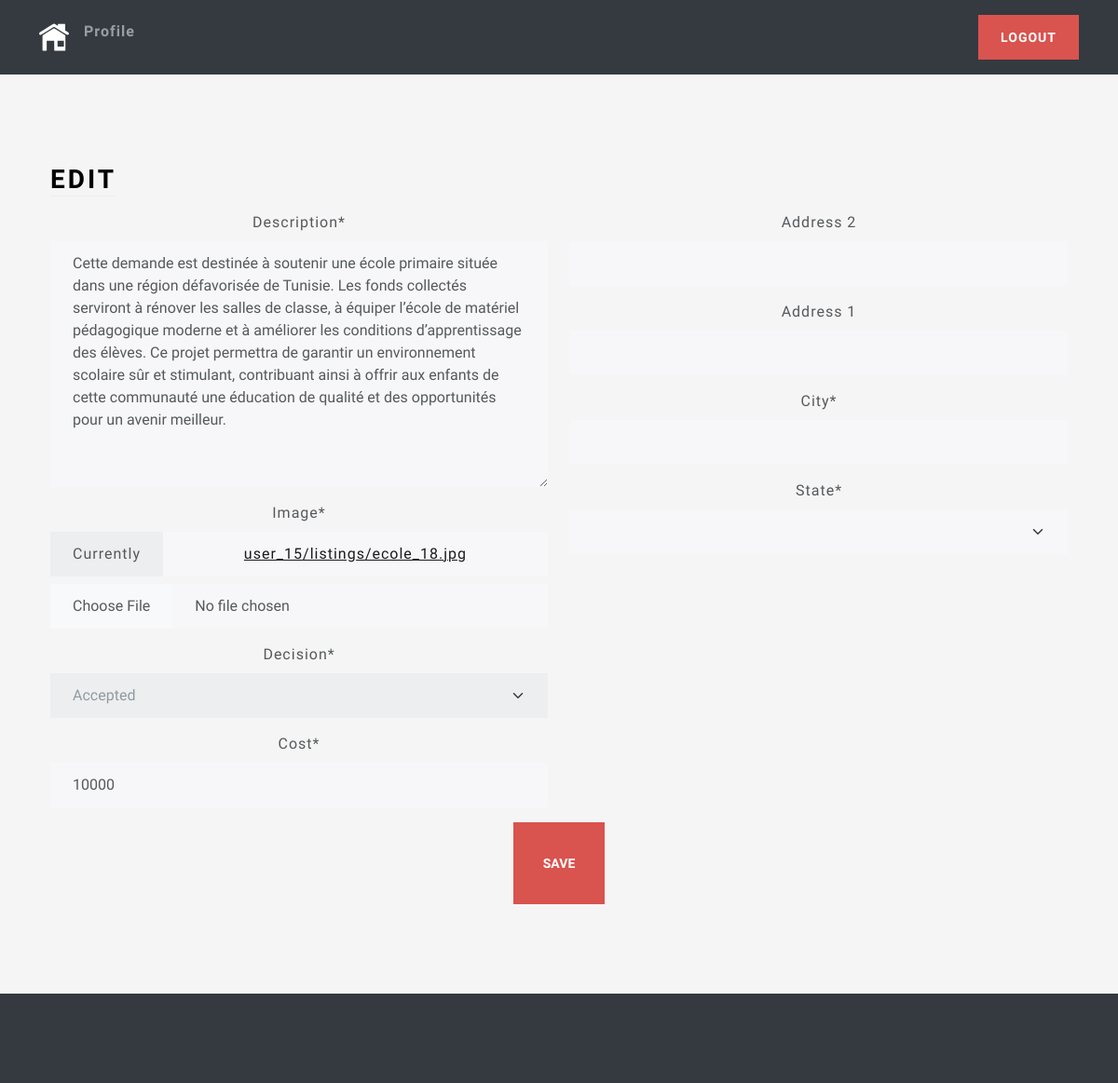
The page /listing/0ee1715ff25a4c7d92a3b40787040786/edit/ (signed in) on the database its author committed.
### main/models.py (models this page shows, shortened)
class Listing(models.Model):
    id = models.UUIDField(primary_key=True, default=uuid.uuid4, unique=True, editable=False)
    created_at = models.DateTimeField(auto_now_add=True)
    updated_at = models.DateTimeField(auto_now=True)
    seller = models.ForeignKey(Profile, on_delete=models.CASCADE)
    brand = models.CharField(max_length=24)
    model = models.CharField(max_length=17)
    vin= models.CharField(max_length=17)
    mileage = models.IntegerField(default=0)
    color = models.CharField(max_length=17)
    description = models.TextField()
    engine = models.CharField(max_length=17)
    transmission = models.CharField(max_length=17)
    location = models.OneToOneField(Location,on_delete=models.SET_NULL,null=True)
    image = models.ImageField(upload_to=user_listing_path)
    decision = models.CharField(max_length=50, choices=DECISION_CHOICES, default='pending')
    cost = models.IntegerField(default=0)

### main/views.py (the view)
# urls.py: path("listing/<str:id>/edit/", edit_view,name='edit'),
@login_required
def edit_view(request, id):
    try:
        listing = Listing.objects.get(id=id)
        if request.method == 'POST':
            listing_form = ListingForm(request.POST, request.FILES, instance=listing, user=request.user)
            location_form = LocationForm(request.POST, instance=listing.location)
            if listing_form.is_valid() and location_form.is_valid():
                listing_form.save()  # Save the listing form
                location_form.save()  # Save the location form
                messages.info(request, f'Listing {id} updated successfully!')
                return redirect('home')
            else:
                messages.error(request, 'An error occurred while trying to edit the listing.')
        else:
            listing_form = ListingForm(instance=listing, user=request.user)  # Pass user here
            location_form = LocationForm(instance=listing.location)
        context = {
            'location_form': location_form,
            'listing_form': listing_form,
        }
        return render(request, 'views/edit.html', context)
    except Exception as e:
        messages.error(request, f'An error occurred while trying to access the edit page: {e}')
        return redirect('home')

### users/forms.py
class LocationForm(forms.ModelForm):
    class Meta :
        address_1 = forms.CharField(required=True)
        model = Location
        fields ={'address_1','address_2','city','state'}

### main/forms.py
class ListingForm(forms.ModelForm):
    image = forms.ImageField(required=True)  # Define ImageField here, not in Meta
    class Meta:
        model = Listing
        fields = [#'brand',
                  'description',
                  'image',
                  'decision',
                  'cost'
                  ]  # Use a list instead of a set
    def __init__(self, *args, **kwargs):
        user = kwargs.pop('user', None)  # Retrieve the user from kwargs
        super().__init__(*args, **kwargs)
        if user and not user.is_staff:
            self.fields['decision'].disabled = True
            self.fields['cost'].disabled = False

### main/templates/views/edit.html (shortened to what this page needs)
{% extends 'base/base.html' %}
{% load static %}
{% load crispy_forms_tags %}
{% block 'body' %}
<div class="container-fluid text-center py-5">
    <div class="container px-4 py-5">
        <div class="row g-4">
            <div class="col d-flex align-items-start">
                <div>
                    <h2 class="mb-3 border-bottom" style="color: black">Edit</h2>
                </div>
            </div>
        </div>
        <form action="" method="post" enctype="multipart/form-data">
            <div class="row">
                <div class="col-6">
                    {{ listing_form|crispy }}
                </div>
                <div class="col-6">
                    {{ location_form|crispy }}
                </div>
            </div>
            <button class="btn btn-lg btn-danger" type="submit">Save</button>
        </form>
    </div>
</div>
{% endblock %}

### main/static/css/style.css (style rules this page uses)
html, body { height: 100%; }
body { align-items: center; padding-bottom: 40px; background-color: #f5f5f5; }
.h2, h2 { color: white; }

### rows shown on the page
Listing: description "Cette demande est destinée à soutenir une école primaire située dans une région défavorisée de Tunisie. Les fonds collectés serviront à rénover les salles de classe, à équiper l’école de matériel pédagogique moderne et à améliorer les conditions d’apprentissage des élèves. Ce projet permettra de garantir un environnement scolaire sûr et stimulant, contribuant ainsi à offrir aux enfants de cette communauté une éducation de qualité et des opportunités pour un avenir meilleur.", decision "Accepted", cost "10000"
